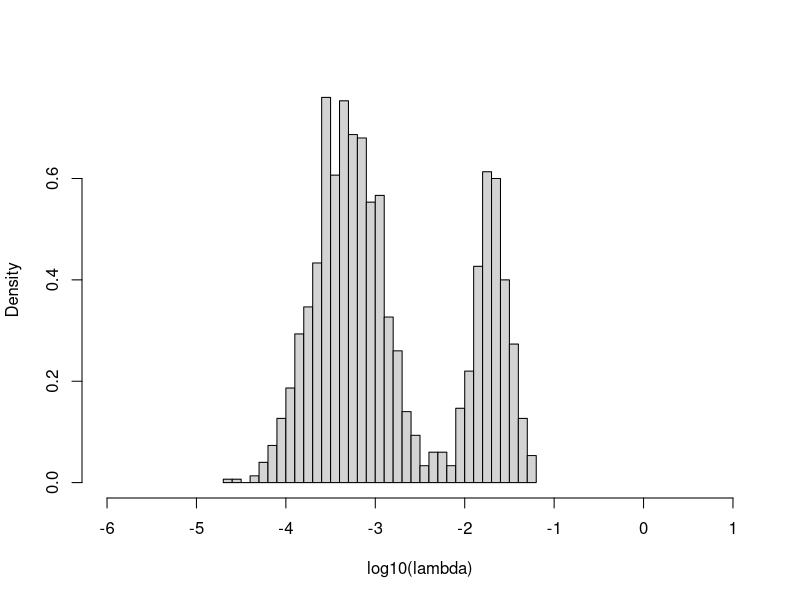

Write the R code that produced this figure. (Note: this script raises an error after producing the figure.)
## Construct test data
n <- 1500
s <- round( 10^rnorm( n, log10(2500), .5 ) )
truelambda <- 10^ifelse( runif(n)<.7, rnorm( n, -3.3, .4 ), rnorm( n, -1.7, .2 ) )
k <- rpois( n, truelambda*s )

hist( log10(truelambda), freq=FALSE, xlab="log10(lambda)", 30, main="", xlim=c(-6,1) )

## Estimator hyperparameters
min_mu <- 3e-5
stepsize <- 1.4
overlap_factor <- 1

## Construct density basis
mu <- exp( seq( log(min_mu), 0, by=log(stepsize) ) )
shape <- 30/overlap_factor / stepsize  # kappa
scale <- mu / shape    # theta
smoothness <- 2

## Calculate NB likelihoods
nbl <- sapply( mu, function(mu_) dnbinom( k, mu=s*mu_, size=shape ) )

## Find likelihood maximum
map_to_simplex <- function(x) {
   v <- 1/(1+exp(-x))
   spi <- c( 1, cumprod(v) ) * c( 1-v, 1 ) }

objective <- function(x) {
   spi <- map_to_simplex( x )
   -( sum( log( nbl %*% spi ) ) + 
         sum( log( v*(1-v) ) ) +
         sum( log(v) * (length(v) - 0:(length(v)-1) - 1) ) -
         sum( diff(spi)^2 ) * length(nbl)*smoothness/100 ) }

o <- optim( rnorm( ncol(nbl)-1 ), objective,
   method="SANN", control=list( maxit=10000, tmax=20) )

o <- optim( rnorm( ncol(nbl)-1 ), objective,
   method="Nelder-Mead", control=list(maxit=10000) )

## Get density estimate
spi <- map_to_simplex( o$par )
dens_est <- data.frame(
   log10lambda = seq( -6, 0, length.out=1000 ) )
dens_est$density <- (
   sapply( 1:length(mu), function(i)
      dgamma( 10^dens_est$log10lambda, shape=mu[i]/scale[i], scale=scale[i] ) * 
         (10^dens_est$log10lambda)*log(10) ) 
   %*% spi )

## Plot result
#hist( log10(truelambda), freq=FALSE, xlab="log10(lambda)", 30, main="", xlim=c(-6,1) )
xg <- seq( -6, 0, length.out=1000 )      
lines( dens_est, col="red" )

